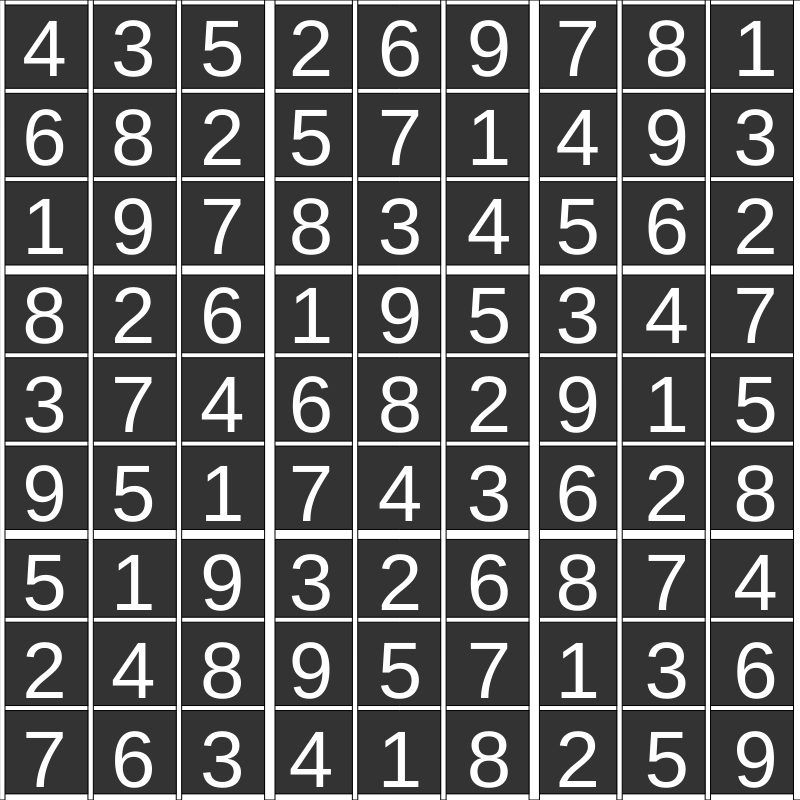
Frame 1 (no input)
Frame 2 (the mouse pressed at the canvas centre, redrawn once): identical to frame 1, image omitted

The p5.js sketch that drew this single still picture (run headless with seeded random() and noise() and a simulated clock; the mouse was pressed at the canvas centre and the sketch redrawn once):

// p5.js sketch
// ── sketch.js
var bd;
var grid = [[0, 6, 1, 8, 0, 0, 0, 0, 7],
			[0, 8, 9, 2, 0, 5, 0, 4, 0],
			[0, 0, 0, 0, 4, 0, 9, 0, 3],
			[2, 0, 0, 1, 6, 0, 3, 0, 0],
			[6, 7, 0, 0, 0, 0, 0, 5, 1],
			[0, 0, 4, 0, 2, 3, 0, 0, 8],
			[7, 0, 5, 0, 9, 0, 0, 0, 0],
			[0, 9, 0, 4, 0, 2, 7, 3, 0],
			[1, 0, 0, 0, 0, 8, 4, 6, 0]];

var stack = [];

function setup() {
	createCanvas(800, 800);
	bd = new Board();
	bd.board = grid;
	frameRate(5);
}

function draw() {
	background(51);
	drawGrid();
	
	bd.draw();
	if (solve()) {
		noLoop();
	}

	// var blank = bd.findBlank();
	// stack.push(blank);

	// var num = getNum(blank);

	// bd.board[blank.i][blank.j] = num;

	// if (num == 0) {
	// 	blank = stack.pop();
	// 	if (stack.length == 0) {
	// 		console.log("No solution");
	// 		noLoop();
	// 	}
	// }

	// blank = bd.findBlank();
	// if (bd.isSolved()) {
	// 	noLoop();
	// }



	// var blank;

}

function getNum(blank) {
	var num = 0;
	for (num = 1; num <= 9; num++) {
		if (bd.isValidBoard(blank.i, blank.j, num)) {
			return num;
		}
	}
	return num;
}

function solve() {
	var blank;
	background(51);
	drawGrid();
	
	bd.draw();



	if (bd.isSolved()) {
		return true;
	} else {
		for (var num = 1; num <= 9; num++) {
				blank = bd.findBlank();
			if (bd.isValidBoard(blank.i, blank.j, num)) {
				bd.board[blank.i][blank.j] = num;

				if (solve()) {
					return true;
				}

				bd.board[blank.i][blank.j] = 0;
			}
		}
	}
	return false;
}

function drawGrid() {
	fill(255);

	var counter = 0;
	var thickness = 5;
	for (var i = 0; i < height; i += (height - thickness) / 9) {
		thickness = 5;
		if (counter != 0 && counter % 3 == 0) {
			thickness = 10;
		}
		rect(0, i, width, thickness);
		counter++;
	}

	counter = 0;
	for (var i = 0; i < width; i += (width - thickness) / 9) {
		thickness = 5;
		if (counter != 0 && counter % 3 == 0) {
			thickness = 10;
		}
		rect(i, 0, thickness, width);
		counter++;
	}
}
// ── board.js
function Board() {
	this.board = [];
	this.length = 9;
	this.size = length * length;

	// returns a pair
	this.findBlank = function() {
		var blankIndexI;
		var blankIndexJ;
		for (blankIndexI = 0; blankIndexI < this.length; blankIndexI++) {
			for (blankIndexJ = 0; blankIndexJ < this.length; blankIndexJ++) {
				if (this.board[blankIndexI][blankIndexJ] == 0) {
					return new Pair(blankIndexI, blankIndexJ);
				}
			}
		}
	}

	this.isSolved = function() {
		for (var i = 0; i < this.length; i++) {
			for (var j = 0; j < this.length; j++) {
				if (this.board[i][j] == 0) {
					return false;
				}
			}
		}
		return true;
	}

	this.isValidBoard = function(row, col, num) {

		// check duplicate values in columns
		for(var i = 0; i < 9; i++) {
	        if(this.board[row][i] == num) {
	            return false;
	        }
	    }

		// check duplicate columns in rows
		for(var i = 0; i < 9; i++) {
	        if(this.board[i][col] == num) {
	            return false;
	        }
	    }

		// check each 3x3 block
		var arr;
		for (var i = 0; i < this.length - 3; i += 3) {
			for (var j = 0; j < this.length - 3; j += 3) {
				arr = [this.board[i][j], this.board[i+1][j], this.board[i+2][j],
						this.board[i][j+1], this.board[i+1][j+1], this.board[i+2][j+1],
						this.board[i][j+2], this.board[i+1][j+2], this.board[i+2][j+2]];
				if (this.contains(arr, num)) {
					return false;
				}
			}
		}

		return true;
	}

	// exludes 0s
	// excludes first occurrence of duplicate
	this.contains = function(arr, value) {
		var occurences = 0;
		for (var i = 0; i < arr.length; i++) {
			if (arr[i] != 0 && arr[i] == value) {
				occurences++;
			}
		}
		if (occurences > 1) {
			return true;
		}
		return false;
	}

	this.draw = function() {
		textSize(80);
		textAlign(CENTER);
		for (var i = 0; i < this.length; i++) {
			for (var j = 0; j < this.length; j++) {
				if (this.board[i][j] != 0) {
					text(this.board[i][j], width / (this.length * 2) + width * i / 9, height * j / 9 + height / 9 - height / 63);
				}
			}
		}
	}
}
// ── pair.js
function Pair(i, j) {
	this.i = i;
	this.j = j;
}
